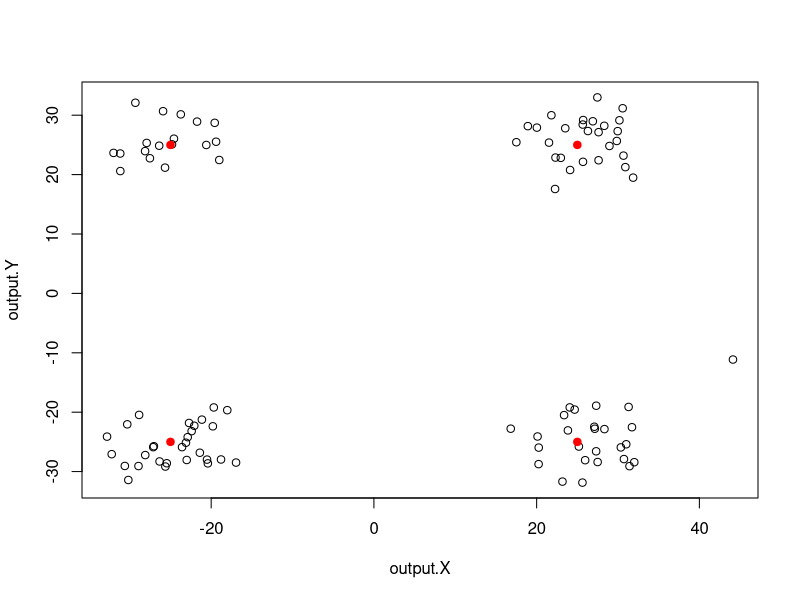
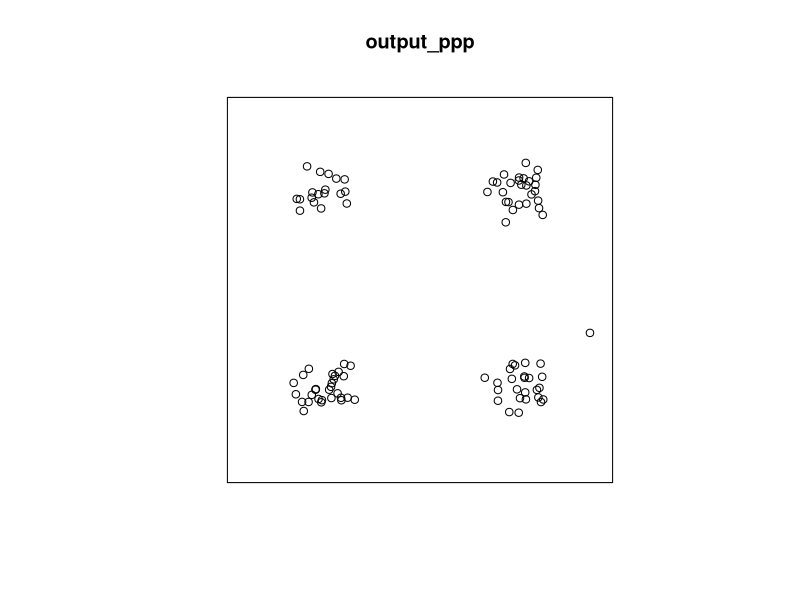
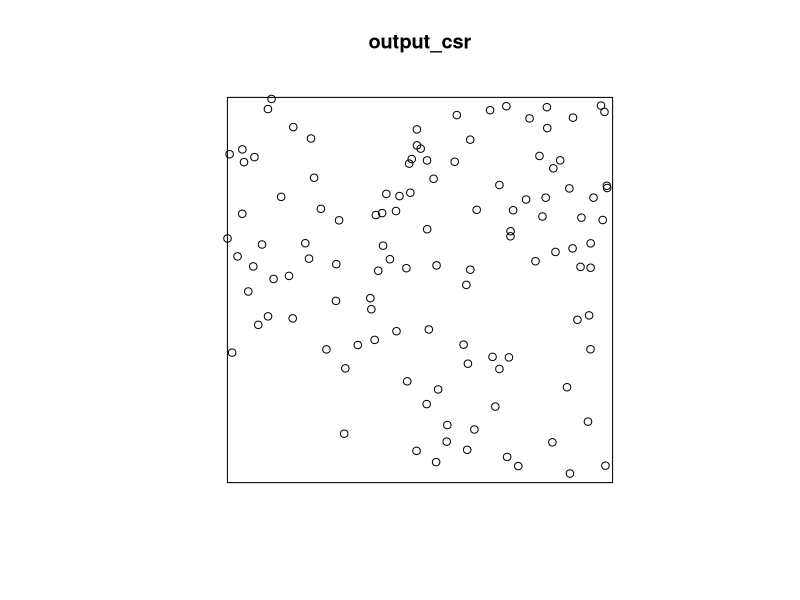
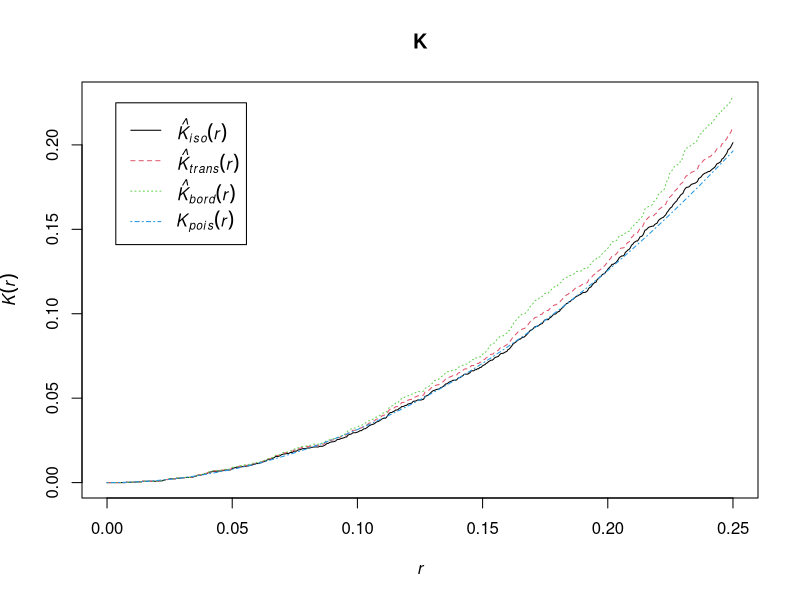
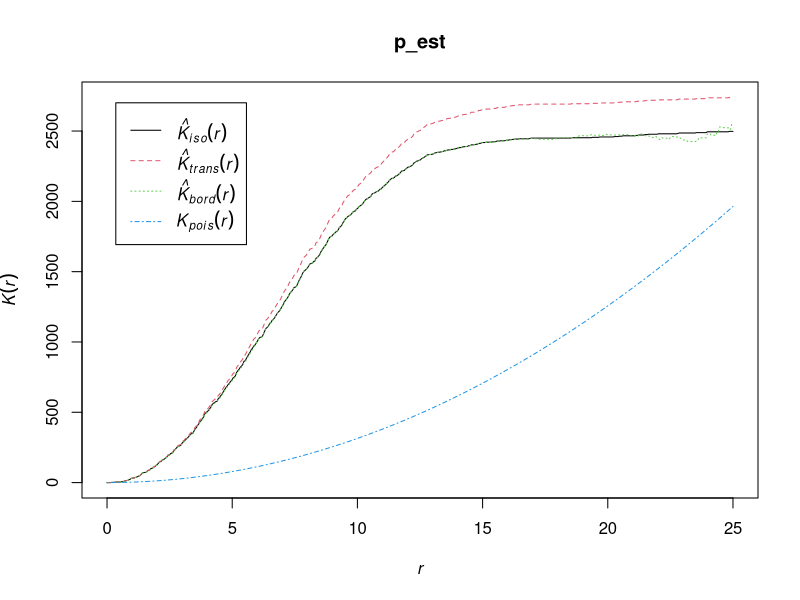
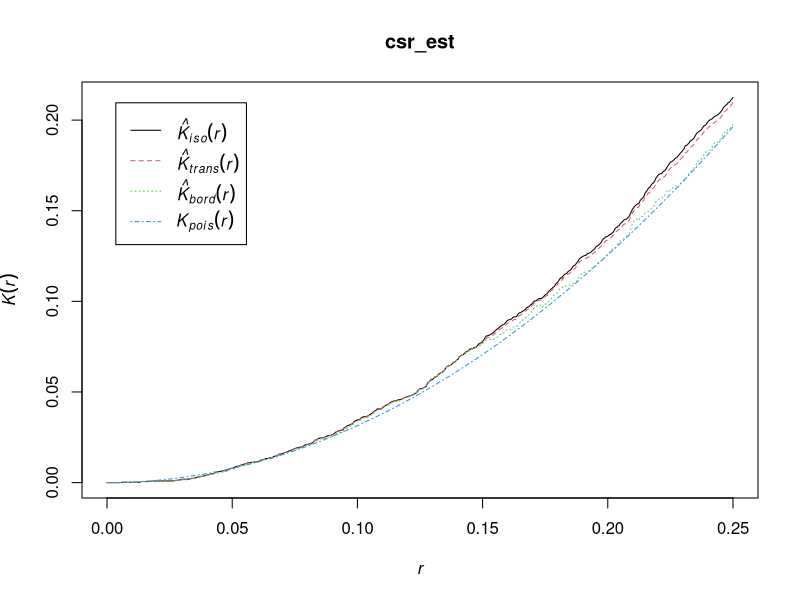
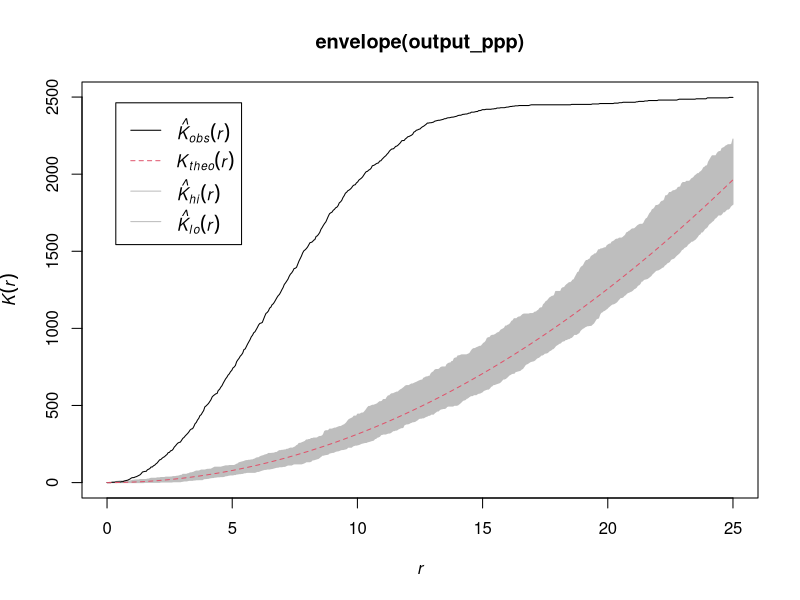
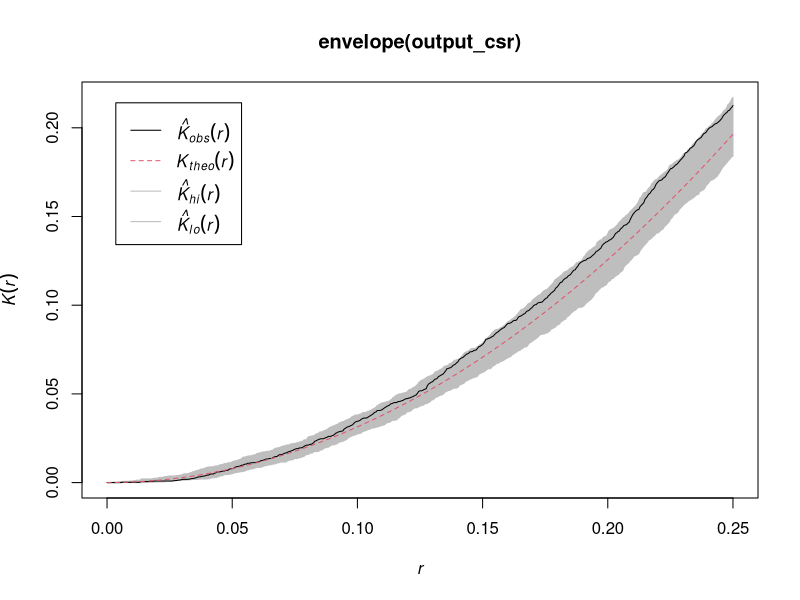

The R source for these figures, in order:
#Generate clustered spatial point process

library(spatstat)
library(tidyverse)

#define variables
#variables that control the size and strength of clusters
val.at.center=1
effect.range=10
background=0.001

#variables that control the number of points and spatial dimensions
Pointnum=100
Xmin=-50
Xmax=50
Ymin=-50
Ymax=50

#define the center locations and set up the distance vector
centers=matrix(data=c(-25,-25,25,25,-25,25,-25,25),nrow=4,ncol=2)
dist=matrix(nrow=4,ncol=1)

#define outputs
output.X=matrix(nrow = Pointnum, ncol = 1)
output.Y=matrix(nrow = Pointnum, ncol = 1)

#precalcs - calculate the slope of the clustering effect
slope=(val.at.center-background)/effect.range

#set a counter
outcounter=0

#main for loop
for (i in 1:100000){
  #generate a random candidate point
  x.candidate=runif(1, min=Xmin, max=Xmax)
  y.candidate=runif(1, min=Ymin, max=Ymax)
  
  #calculate the distance between the candidate point and the nearest cluster center
  for (j in 1:4){
  dist[j]=sqrt((x.candidate-centers[j,1])^2+(y.candidate-centers[j,2])^2)
  }
  min.dist=min(dist)
  
  #calculate the probability of retaining the candidate point
  if(min.dist<effect.range){
    prob=val.at.center-slope*min.dist
  }
  else
    prob=background
    
  #roll the dice to see if you keep the candidate point
  testval=runif(1,min=0,max=1)  
  if (testval<prob){
    outcounter=outcounter+1
    keep=1
    output.X[outcounter]=x.candidate
    output.Y[outcounter]=y.candidate
  }

  #if you've reached your target number of points, break from the for loop
  if(outcounter==Pointnum){
    break
  }
}

#plot the points and the cluster centers
plot(output.X,output.Y)
points(centers,type="p", col="red", pch=21, bg="red")

#create a point pattern object for analysis using the spatstat library
output_ppp = ppp(output.X, output.Y, c(Xmin,Xmax), c(Ymin,Ymax))

plot(output_ppp)

#Q1.3 CSR analysis

lambda.u <- function(x, y){
  100 * (x^2) * (y^2) + 100
}
output_csr = rpoispp (lambda = lambda.u, win = owin(c(0,1), c(0,1)))
plot(output_csr)

#Q2 Quadrat Test
quadrat.test(output_ppp, alternative = "clustered")
quadrat.test(output_csr, alternative = "regular")

#Q3 Degree of clustering using Ripley's K plot
X <- runifpoint(100)
K <- Kest(X)
plot(K)

p_est <- Kest(output_ppp)
plot(p_est)
csr_est <- Kest(output_csr)
plot(csr_est)

plot(envelope(output_ppp))
plot(envelope(output_csr))

#Q4
